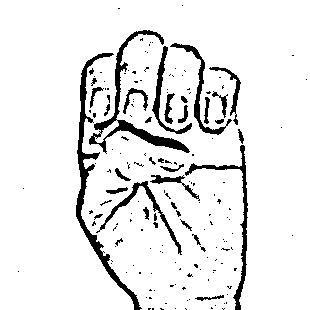
#> input picture dataSet/Words/HELLO/1.jpg, 310 x 310 px, given in place of the camera
$ python wordDataCollection.py
#> lines starting #> are read from the running program, lines starting #| are printed output that depends on the picture; after the words box and inside, x2 and y2 are one past the last pixel; in counts of white or black regions, pixels touching at a corner belong together
# Importing the Libraries Required

import cv2
import numpy as np
import os

# Creating and Collecting Word Data

mode = 'Words'
directory = 'dataSet/' + mode + '/'
minValue = 70

capture = cv2.VideoCapture(0)
interrupt = -1

while True:
    _, frame = capture.read()
#> frame is the input picture: shape (310, 310, 3); min 0, max 255, mean 232.6

    # Simulating mirror Image
    frame = cv2.flip(frame, 1)
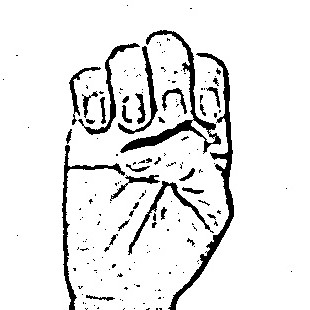
#> frame: shape (310, 310, 3); min 0, max 255, mean 232.6

    # Getting count of existing images
    count = {
                'images': len(os.listdir(directory+"HELLO/")),
    }

    # Printing the count of each set on the screen
    cv2.putText(frame, "images : " +str(count['images']), (10, 60), cv2.FONT_HERSHEY_PLAIN, 1, (0,255,255), 1)

    # Coordinates of the ROI
    x1 = int(0.5*frame.shape[1])
#> x1 = 155
    y1 = 10
    x2 = frame.shape[1]-10
#> x2 = 300
    y2 = int(0.5*frame.shape[1])
#> y2 = 155

    # Drawing the ROI
    # The increment/decrement by 1 is to compensate for the bounding box
    cv2.rectangle(frame, (x1-1, y1-1), (x2+1, y2+1), (255,0,0) ,1)
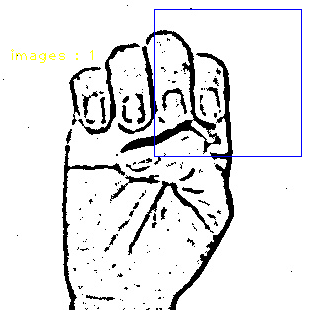
#> frame: shape (310, 310, 3); mean B, G, R 232.4, 231.2, 231.2

    # Extracting the ROI
    roi = frame[y1:y2, x1:x2]
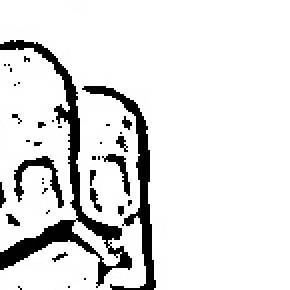
#> roi: shape (145, 145, 3) (shown 2 times larger); min 0, max 255, mean 226.8

    cv2.imshow("Frame", frame)

    # Image Processing

    gray = cv2.cvtColor(roi, cv2.COLOR_BGR2GRAY)
    blur = cv2.GaussianBlur(gray, (5,5), 2)
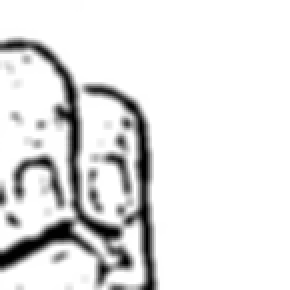
#> blur: shape (145, 145) (shown 2 times larger); min 0, max 255, mean 226.9
    th3 = cv2.adaptiveThreshold(blur, 255, cv2.ADAPTIVE_THRESH_GAUSSIAN_C, cv2.THRESH_BINARY_INV, 11, 2)
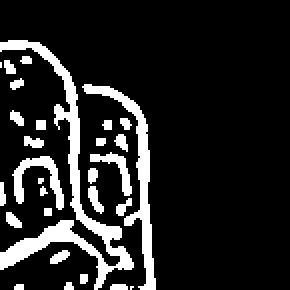
#> th3: shape (145, 145) (shown 2 times larger); 14% white; 29 white regions (9 under 20 px), largest, box (x1, y1, x2, y2) and area: (0, 20, 67, 145) 1284, (41, 42, 78, 145) 627, (6, 78, 32, 105) 245
    ret, image = cv2.threshold(th3, minValue, 255, cv2.THRESH_BINARY_INV+cv2.THRESH_OTSU)
#> ret = 0

    # Output Image after the Image Processing that is used for data collection

    image = cv2.resize(image, (300,300))
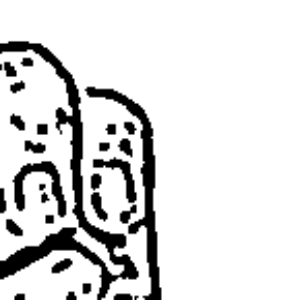
#> image: shape (300, 300); min 0, max 255, mean 219.4
    cv2.imshow("test", image)

    # Data Collection

    interrupt = cv2.waitKey(10)
#> (key Esc is pressed here)
    if interrupt & 0xFF == 27:
        # esc key
        break
    if interrupt & 0xFF == ord('c'):
        cv2.imwrite(directory+'HELLO/'+str(count['images'])+'.jpg', image)

capture.release()
cv2.destroyAllWindows()

$ run again, on dataSet/Words/HELLO/2.jpg
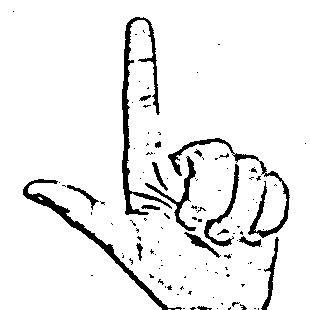
#> input picture dataSet/Words/HELLO/2.jpg, 310 x 310 px, given in place of the camera
#> frame is the input picture: shape (310, 310, 3); min 0, max 255, mean 236.6
#> `th3 = cv2.adaptiveThreshold(blur, 255, cv2.ADAPTIVE_THRESH_GAUSSIAN_C,..`:
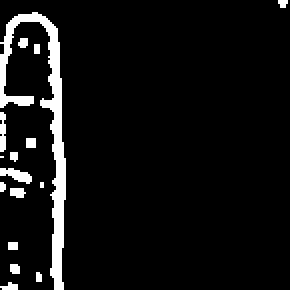
#> th3: shape (145, 145) (shown 2 times larger); 6.5% white; 16 white regions (7 under 20 px), largest, box (x1, y1, x2, y2) and area: (0, 6, 33, 145) 1015, (0, 84, 16, 92) 72, (0, 56, 3, 76) 52
#> ret = 0
#> `image = cv2.resize(image, (300,300))`:
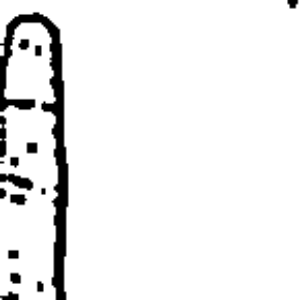
#> image: shape (300, 300); min 0, max 255, mean 238.4
